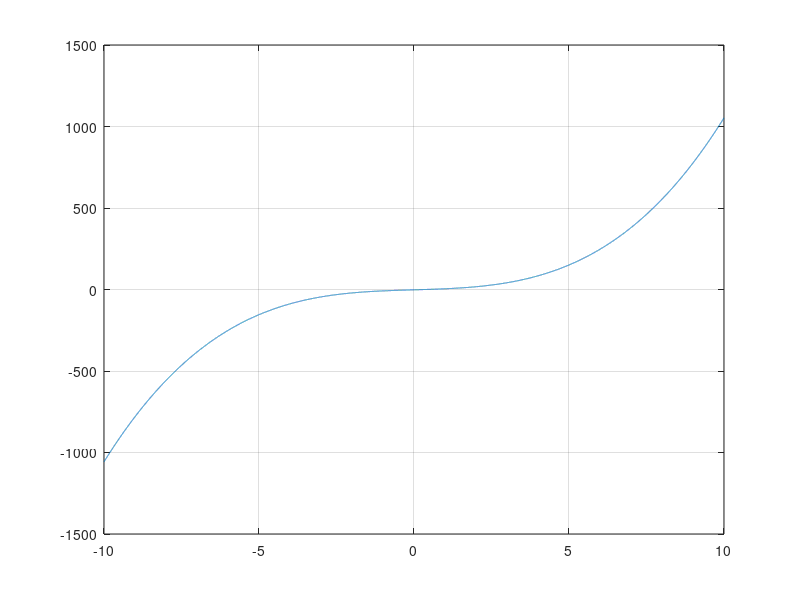

MATLAB code for this plot: (Note: this script raises an error after producing the figure.)
eps = 0.01;
F = @(x)(x.^3) + (5.5*x) - 2;
x = (-10:0.001:10);
plot(x, F(x));
grid on;
a = 0;
b = 1;

[der1, der2] = derivative(sym(F));

if F(a) * der2 (a) > 0
    x0 = b;
else
    x0 = a;
end
 
 while abs(F(x0)) > eps
     x0 =  x0 - (F(x0) / (der1(x0)));
 end

 result = F(x0);

function [der1, der2] = derivative(f)
    der1 = matlabFunction(diff(f));
    der2 = matlabFunction(diff(f, 2));
end